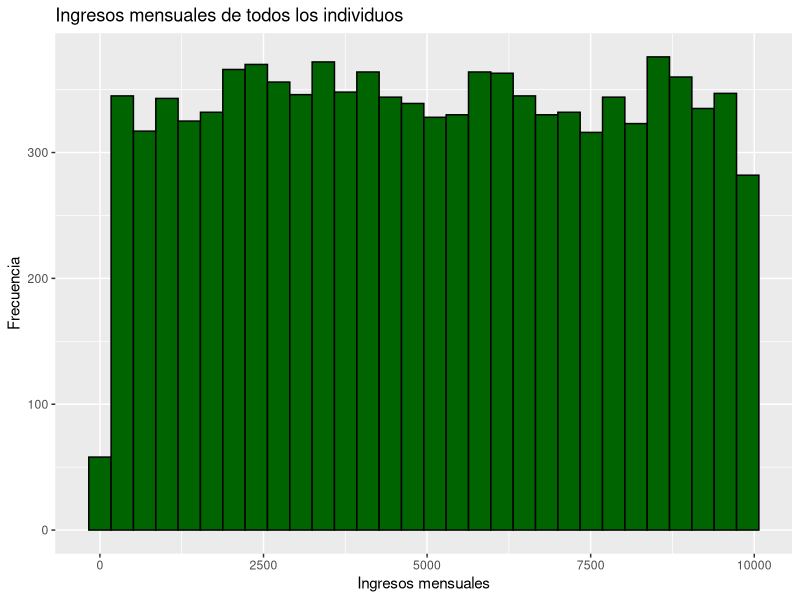

Here is the R script that generated this plot:
## ---- chunk 1
library(knitr)
library(lmtest)
library(sandwich)
library(ggplot2)


## ---- chunk 2
set.seed(8)
cantidad_datos <- 10000
edad <- sample(10:35, size = cantidad_datos, replace = TRUE)
sexo <- sample(c("Masculino","Femenino"), size = cantidad_datos, replace = TRUE)
ingresos <- sample(100:10000, size = cantidad_datos, replace = TRUE)
raza <- sample(c("blanco","negro","moreno"), size = cantidad_datos, replace = TRUE)
auto <- sample(c("Si","No"), size = cantidad_datos, replace = TRUE)
casa <- sample(c("Si","No"), size = cantidad_datos, replace = TRUE)
datos_ingresos <- data.frame(edad,sexo,ingresos,raza,auto,casa)
kable(head(datos_ingresos,20),format="markdown",row.names=TRUE)
## ---- chunk 3
kable(tail(datos_ingresos,20),format="markdown",row.names=TRUE)
## ---- chunk 4
names(datos_ingresos)
## ---- chunk 5
str(datos_ingresos) 
## ---- chunk 6
kable(datos_ingresos[1:10,])
## ---- chunk 7
kable(datos_ingresos[1:10,1:2],format="markdown",row.names=TRUE)
## ---- chunk 8
unique_sex <- unique(datos_ingresos["sexo"]);kable(unique_sex)
femenino <- unique_sex[2,]
## ---- chunk 9
data_femenino <- datos_ingresos[datos_ingresos["sexo"]=="Femenino",]
kable(data_femenino[1:15,],format="markdown",row.names=TRUE)
## ---- chunk 10
data_masculino_moreno <- datos_ingresos[datos_ingresos["sexo"]== "Masculino" & datos_ingresos["raza"]=="moreno",]
kable(data_masculino_moreno[1:10,],format="markdown",row.names=TRUE)
## ---- chunk 11
data_femenino_1000 <- datos_ingresos[datos_ingresos["sexo"]== "Femenino" & datos_ingresos["ingresos"]>=1000,]

kable(data_femenino_1000[1:10,],format="markdown",row.names=TRUE)
## ---- chunk 12
datos_ingresos["ingresos_MXN"] <- datos_ingresos["ingresos"]*20

kable(datos_ingresos[1:10,],format="markdown",row.names=TRUE)
## ---- chunk 13
hist_ingresos <- ggplot(datos_ingresos, aes(x=ingresos)) + geom_histogram(col='black',
                                                                fill='darkgreen',
                                                                bins = 30) + xlab("Ingresos mensuales") + ylab("Frecuencia") + ggtitle('Ingresos mensuales de todos los individuos');hist_ingresos
